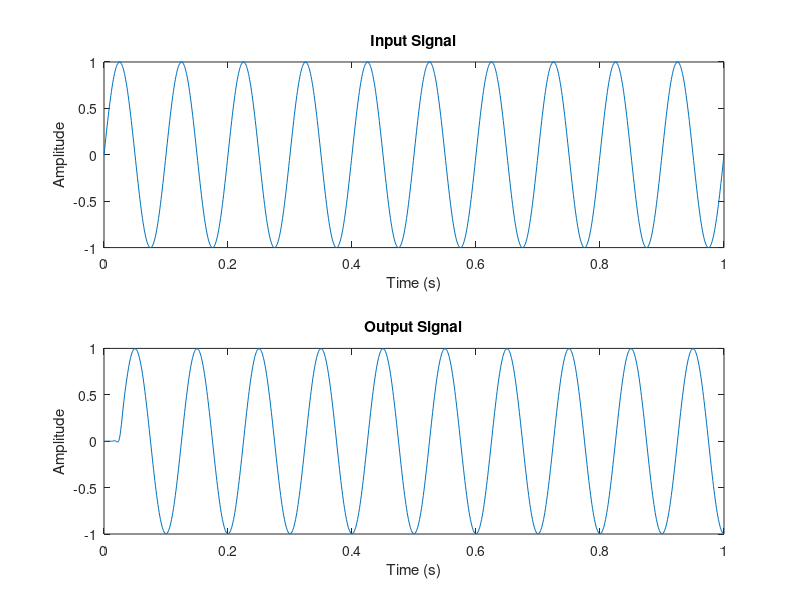

Reproduce this figure in MATLAB.
% Filter specifications
cutoff_freq = 0.2; % Normalized cutoff frequency (0 to 1)
filter_order = 50; % Filter order

% Determine window type and length
window_type = @hamming;
window_length = filter_order + 1;

% Design filter coefficients
filter_coeffs = fir1(filter_order, cutoff_freq, window_type);

% Generate input signal
Fs = 1000; % Sampling frequency
t = 0:1/Fs:1; % Time vector
f = 10; % Signal frequency
input_signal = sin(2*pi*f*t);

% Apply the filter
output_signal = filter(filter_coeffs, 1, input_signal);

% Plot the input and output signals
figure;
subplot(2, 1, 1);
plot(t, input_signal);
xlabel('Time (s)');
ylabel('Amplitude');
title('Input Signal');

subplot(2, 1, 2);
plot(t, output_signal);
xlabel('Time (s)');
ylabel('Amplitude');
title('Output Signal');
